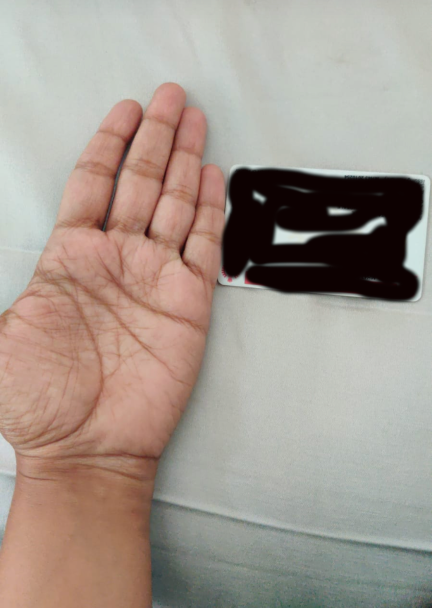
#> input picture hand1.png, 864 x 1215 px (shown at 1/2 size)
$ python ring_size_finder.py
#> lines starting #> are read from the running program, lines starting #| are printed output that depends on the picture; after the words box and inside, x2 and y2 are one past the last pixel; in counts of white or black regions, pixels touching at a corner belong together
'''
Program to predict the ring size of a person from an image.
Written by: Ravindra Shinde v1.0 using opencv
v2.0 using tensorflow coming soon.
'''

import cv2
import numpy as np
from math import pi

### Some important info
# credit card width = 85.6 mm  (from international standards data)
# credit card height = 53.98 mm (from international standards data)

cc_width_mm = 85.6  # mm
cc_height_mm = 53.98 # mm

cc_width_pixels_array = np.array([403, 401, 402, 405, 404])
average_card_width_pixels = np.average(cc_width_pixels_array)
pixel_to_mm = cc_width_mm / average_card_width_pixels

def calc_distance(x1,y1,x2,y2):
    distance = round(np.sqrt((x1-x2)**2 + (y1-y2)**2))
    print("distance in pixels = ", distance)
    print("distance in mm = ", distance*pixel_to_mm)
    return distance*pixel_to_mm


# Create point matrix get coordinates of mouse click on image
point_matrix = np.zeros((2,2),int)

counter = 0
def mousePoints(event,x,y,flags,params):
    global counter
    # Left button mouse click event opencv
    if event == cv2.EVENT_LBUTTONDOWN:
        point_matrix[counter] = x,y
        counter = counter + 1

# Read image
img = cv2.imread('hand1.png')
#> img is the input picture: shape (1215, 864, 3); mean B, G, R 143.2, 152.6, 164

hsv = cv2.cvtColor(img,cv2.COLOR_BGR2HSV);
#> hsv: shape (1215, 864, 3); mean H, S, V 37.6, 52.3, 167.4
mask = cv2.imread('hand1.png',0)
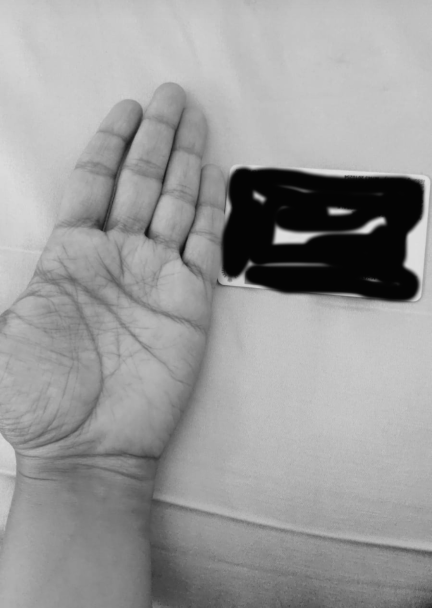
#> mask: shape (1215, 864) (shown at 1/2 size); min 4, max 225, mean 154.4
res = cv2.bitwise_and(img, img, mask=mask)

#"derp" wasn't needed in my code tho..
contours,hierarchy = cv2.findContours(mask,cv2.RETR_TREE,cv2.CHAIN_APPROX_SIMPLE)
#> contours = [[[0, 0], [0, 1214], [863, 1214], [863, 0]]]
for cnt in contours:
    hull = cv2.convexHull(cnt)
    cv2.drawContours(img,[cnt],0,(0,255,0),2)
    cv2.drawContours(img,[hull],0,(0,0,255),2)
#> this loop made 1 pass
#> (cnt, hull) on pass 1: ([[0, 0], [0, 1214], [863, 1214], [863, 0]], [[863, 0], [863, 1214], [0, 1214], [0, 0]])
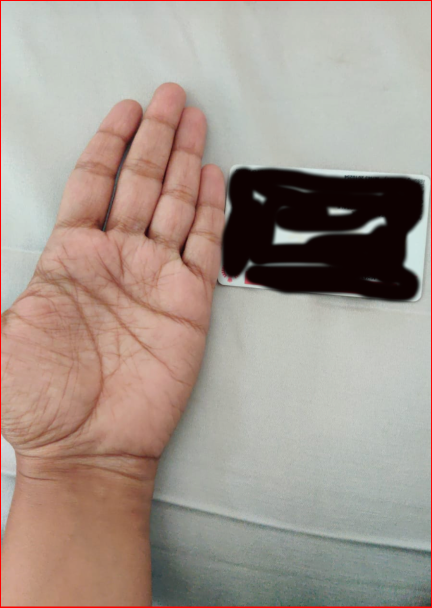
#> img: shape (1215, 864, 3) (shown at 1/2 size); 0.79% of pixels changed, all inside (x1, y1, x2, y2) = (0, 0, 864, 1215)

cv2.imshow('image',img)
cv2.imwrite('step1.jpg',img)

while counter<=2:
    for x in range (0,2):
        cv2.circle(img,(point_matrix[x][0],point_matrix[x][1]),3,(0,255,0),cv2.FILLED)
#> img: shape (1215, 864, 3); under 0.01% of pixels changed, all inside (x1, y1, x2, y2) = (0, 0, 4, 4)

    if counter == 2:
        starting_x = point_matrix[0][0]
        starting_y = point_matrix[0][1]

        ending_x = point_matrix[1][0]
        ending_y = point_matrix[1][1]
        # Draw rectangle for area of interest
        #cv2.rectangle(img, (starting_x, starting_y), (ending_x, ending_y), (0, 255, 0), 3)
        cv2.line(img,(starting_x,starting_y),(ending_x,ending_y),(0,0,255),3)
        distance = calc_distance(starting_x,starting_y,ending_x,ending_y)
        cv2.putText(img, str(pi*distance) + ' mm (circum)', (starting_x,starting_y), cv2.FONT_HERSHEY_SIMPLEX, 0.9, (127,0,255), 2)
        # Cropping image
        img_cropped = img[starting_y:ending_y, starting_x:ending_x]
        cv2.imshow("ROI", img_cropped)
        cv2.imwrite('step3.jpg',img_cropped)

    # Showing original image
    cv2.imshow("Original Image ", img)
    # Mouse click event on original image
    cv2.setMouseCallback("Original Image ", mousePoints)
    # Printing updated point matrix
    print(point_matrix)
    # Refreshing window all time
    cv2.waitKey(1)

$ run again, with step4.png copied over hand1.png
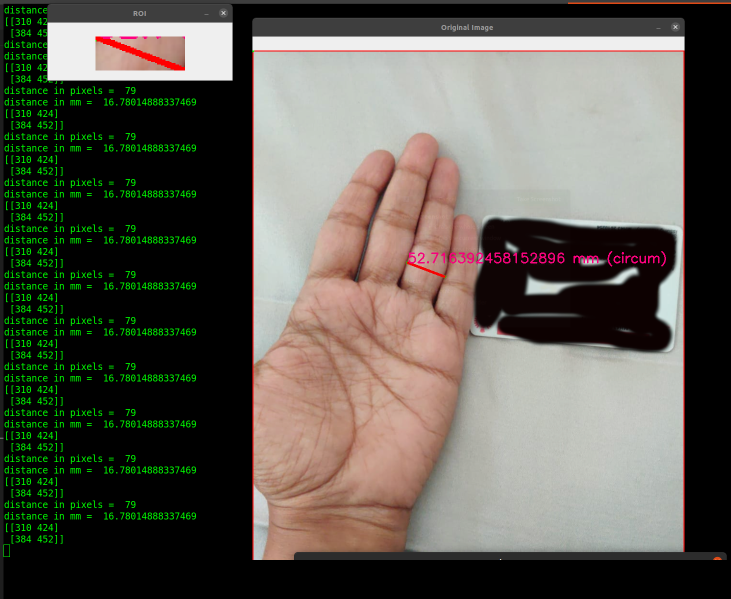
#> input picture step4.png, 1462 x 1197 px (shown at 1/2 size)
#> img is the input picture: shape (1197, 1462, 3); mean B, G, R 83.5, 92.3, 95.6
#> hsv: shape (1197, 1462, 3); mean H, S, V 19.5, 35.7, 101.6
#> `mask = cv2.imread('hand1.png',0)`:
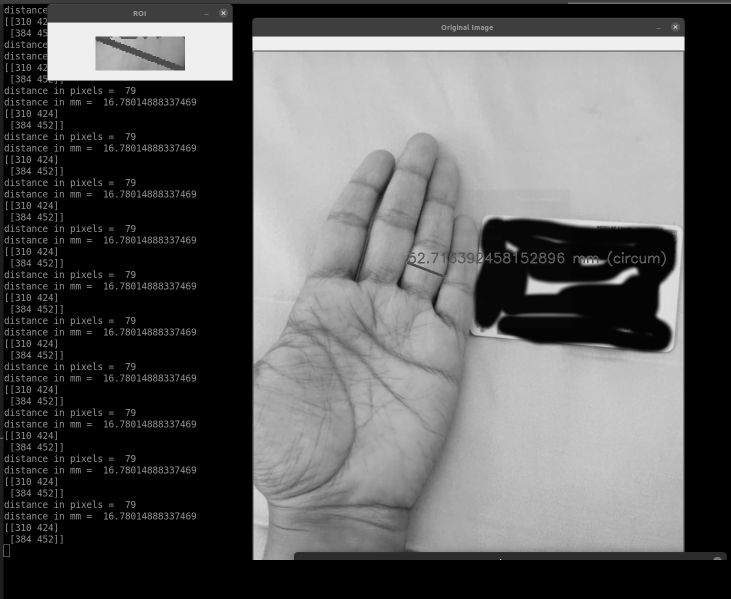
#> mask: shape (1197, 1462) (shown at 1/2 size); min 0, max 253, mean 92
#> contours = 1045 contours, 380 with area under 20; largest, box (x1, y1, x2, y2) and area: (504, 35, 1454, 1120) 938896, (0, 0, 1462, 1197) 75366, (283, 1025, 338, 1039) 445, (283, 933, 338, 947) 445, (283, 841, 338, 855) 445
#> the loop `for cnt in contours:` made 1045 passes
#> (cnt, hull) on passes 26 to 27: ([[173, 1034], [173, 1035], [183, 1035], [183, 1034]], [[183, 1034], [183, 1035], [173, 1035], [173, 1034]]), ([[173, 1030], [173, 1031], [183, 1031], [183, 1030]], [[183, 1030], [183, 1031], [173, 1031], [173, 1030]])
#> after the loop `for cnt in contours:`:
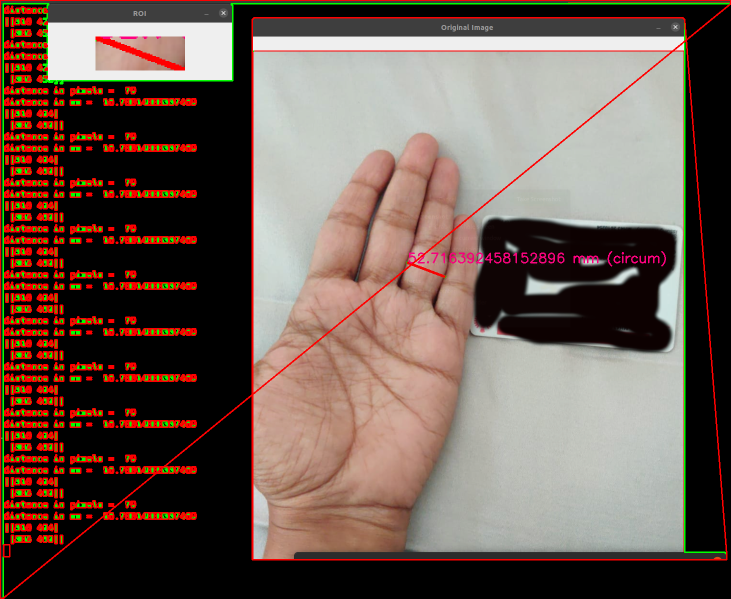
#> img: shape (1197, 1462, 3) (shown at 1/2 size); 8.04% of pixels changed, all inside (x1, y1, x2, y2) = (0, 0, 1462, 1197)

$ run again, with step2.jpg saved as hand1.png
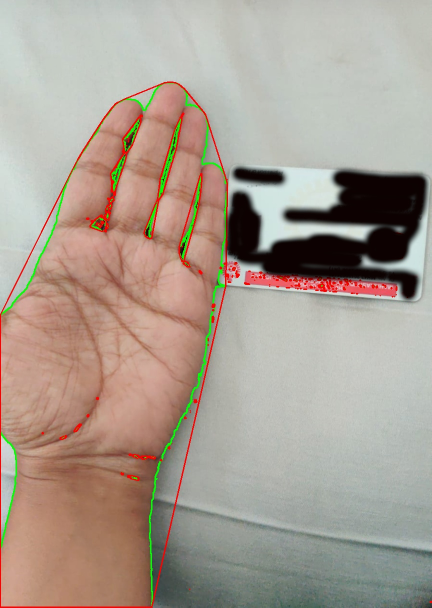
#> input picture step2.jpg, 864 x 1215 px (shown at 1/2 size)
#> img is the input picture: shape (1215, 864, 3); mean B, G, R 145.7, 157.2, 169.2
#> hsv: shape (1215, 864, 3); mean H, S, V 40.1, 51.3, 174.7
#> `mask = cv2.imread('hand1.png',0)`:
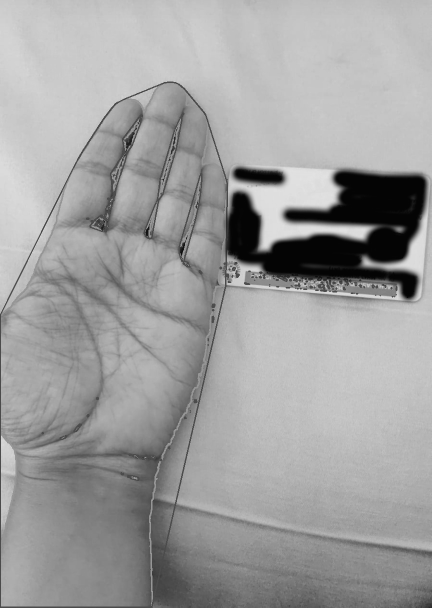
#> mask: shape (1215, 864) (shown at 1/2 size); min 2, max 226, mean 159
#> contours = [[[0, 0], [0, 1214], [863, 1214], [863, 0]]]
#> the loop `for cnt in contours:` made 1 pass
#> (cnt, hull) on pass 1: ([[0, 0], [0, 1214], [863, 1214], [863, 0]], [[863, 0], [863, 1214], [0, 1214], [0, 0]])
#> after the loop `for cnt in contours:`:
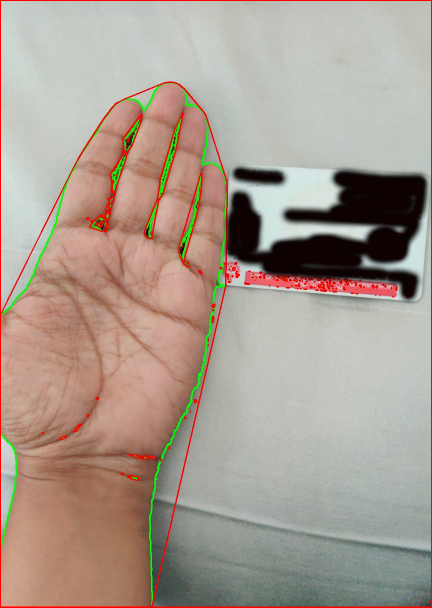
#> img: shape (1215, 864, 3) (shown at 1/2 size); 0.79% of pixels changed, all inside (x1, y1, x2, y2) = (0, 0, 864, 1215)
